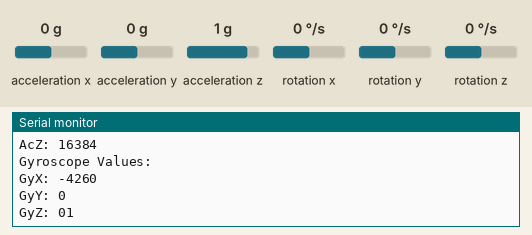
Bench run of a sketch on a simulated ESP32. Shown: the last lines printed to the serial monitor. Wiring (inferred from the names in the program): MPU-6050 motion sensor at I2C address 0x68. Inputs (shaded band) come from the test bench; at power-on: acceleration x 0 g, acceleration y 0 g, acceleration z 1 g, rotation x 0 °/s, rotation y 0 °/s, rotation z 0 °/s. WiFi joins after 1.5 s; servers stay silent unless stated.

Above: at 2.7 s.
2.8 s: acceleration x set to -1.4 g
At 4.1 s:
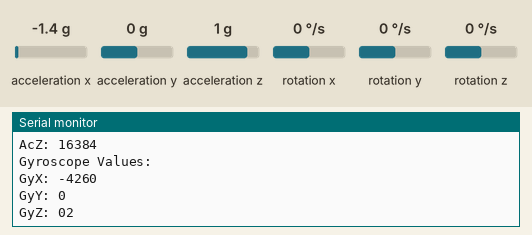
4.3 s: acceleration y set to -1.4 g
At 5.1 s:
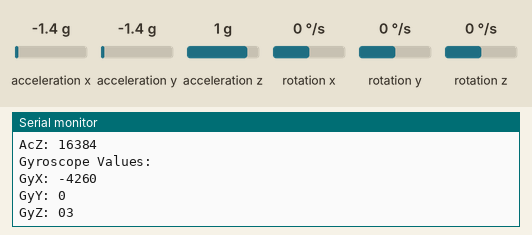
5.8 s: acceleration z set to -1.4 g
At 7.0 s:
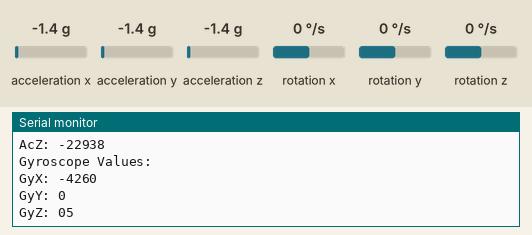
7.3 s: rotation x set to -192 °/s
At 7.9 s:
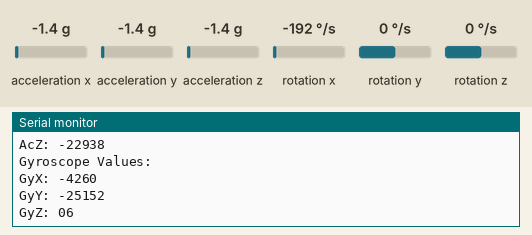
8.8 s: rotation y set to -192 °/s
At 10.4 s:
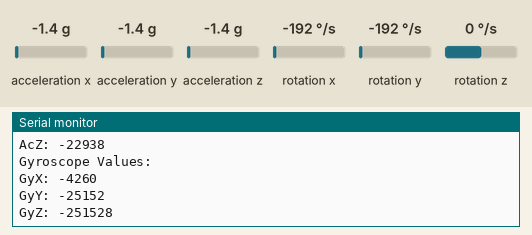
Timing chart, 0 to 11.3 s (numbered marks = the images above; inputs shaded):
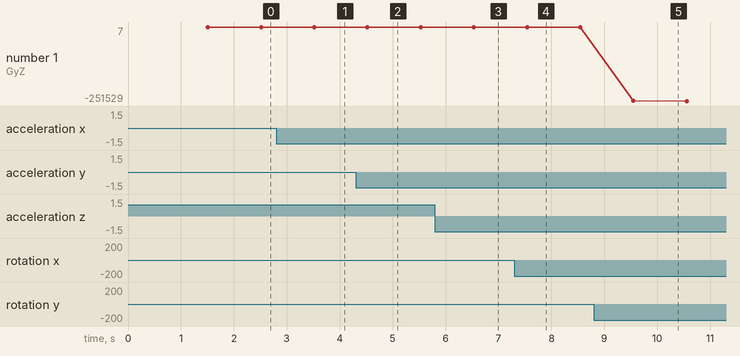

The sketch:

Bachelor_Arduino.ino
```cpp
#include <Wire.h>
#include <WiFi.h>


const int MPU_addr=0x68;  // I2C address of the MPU-6050
int16_t AcX,AcY,AcZ,Tmp,GyX,GyY,GyZ;
// WiFi network info.
const char *ssid =  "Kerolos";     // Enter your WiFi Name
const char *pass =  "00000000"; // Enter your WiFi Password

unsigned long Channel_ID = 1747734; // Your Channel ID
const char * myWriteAPIKey = "68DQCGW28ERVOII6"; //Your write API key


int AcX1[128];
int AcY1[128];
int AcZ1[128];
int GyX1[128];
int GyY1[128];
int GyZ1[128];
int i=0;


WiFiServer server(80);
void setup(){
 Serial.begin(115200);
 Wire.begin();
 Wire.beginTransmission(MPU_addr);
 Wire.write(0x6B);  // PWR_MGMT_1 register
 Wire.write(0);     // set to zero (wakes up the MPU-6050)
 Wire.endTransmission(true);
 Serial.println("Wrote to IMU");
  Serial.println("Connecting to ");
  Serial.println(ssid);
  WiFi.begin(ssid, pass);
  while (WiFi.status() != WL_CONNECTED)
  {
    delay(500);
    Serial.print(".");              // print ... till not connected
  }
  Serial.println("");
  Serial.println("WiFi connected");
  Serial.println("IP address is : ");

  Serial.println(WiFi.localIP());
  server.begin();
  Serial.println("Server started");
}
void loop(){
mpu_read();
WiFiClient client = server.available();
 if (client)
  {
    Serial.println("new client");
    String currentLine = "";                   //Storing the incoming data in the string
    while (client.connected())
    {
      if (client.available())                  //if there is some client data available
      {
        char c = client.read();                // read a byte
          if (c == '\n')                       // check for newline character,
          {
          if (currentLine.length() == 0)      //if line is blank it means its the end of the client HTTP request
          {
            client.print("<html><title> ESP32 WebServer</title>");
            client.print("<body bgcolor=\"#E6E6FA\"><h1 style=\"text-align: center; color: blue\"> ESP32 WebServer </h1>");
            client.print("<p style=\"text-align: left; color: red; font-size:150% \">Accelerometer Values: ");
            client.print("<p style=\"text-align: left; font-size:150% \">AcX: ");
            client.print(AcX);
            client.print("<br/>AcY: ");
            client.print(AcY);
            client.print("<br/>AcZ: ");
            client.print(AcZ);
            client.print("<p style=\"text-align: left; color: red; font-size:150% \">Gyroscope Values: ");
            client.print("<p style=\"text-align: left; font-size:150% \">GyX: ");
            client.print(GyX);
            client.print("<br/>GyY: ");
            client.print(GyY);
            client.print("<br/>GyZ: ");
            client.print(GyZ);
            client.print("</p></body></html>");


            break;  // break out of the while loop:

          }
           else
          {    // if you got a newline, then clear currentLine:
            currentLine = "";
          }
         }
         else if (c != '\r')
         {  // if you got anything else but a carriage return character,
          currentLine += c;       // add it to the end of the currentLine
         }
        }

      }
  }

}
void mpu_read(){
 if (i < 128){

 Wire.beginTransmission(MPU_addr);
 Wire.write(0x3B);  // starting with register 0x3B (ACCEL_XOUT_H)
 Wire.endTransmission(false);
 Wire.requestFrom(MPU_addr,14,true);  // request a total of 14 registers
 AcX=Wire.read()<<8|Wire.read();  // 0x3B (ACCEL_XOUT_H) & 0x3C (ACCEL_XOUT_L)
 AcX1[i]=AcX;
 AcY=Wire.read()<<8|Wire.read();  // 0x3D (ACCEL_YOUT_H) & 0x3E (ACCEL_YOUT_L)
 AcY1[i]=AcY;
 AcZ=Wire.read()<<8|Wire.read();  // 0x3F (ACCEL_ZOUT_H) & 0x40 (ACCEL_ZOUT_L)
 AcZ1[i]=AcZ;
 //Tmp=Wire.read()<<8|Wire.read();  // 0x41 (TEMP_OUT_H) & 0x42 (TEMP_OUT_L)
 GyX=Wire.read()<<8|Wire.read();  // 0x43 (GYRO_XOUT_H) & 0x44 (GYRO_XOUT_L)
 GyX1[i]=GyX;
 GyY=Wire.read()<<8|Wire.read();  // 0x45 (GYRO_YOUT_H) & 0x46 (GYRO_YOUT_L)
 GyY1[i]=GyY;
 GyZ=Wire.read()<<8|Wire.read();  // 0x47 (GYRO_ZOUT_H) & 0x48 (GYRO_ZOUT_L)
 GyZ1[i]=GyZ;
 Serial.print("Accelerometer Values: \n");
 Serial.print("AcX: "); Serial.print(AcX); Serial.print("\nAcY: "); Serial.print(AcY); Serial.print("\nAcZ: "); Serial.print(AcZ);
 //Serial.print("\nTemperature: " );  Serial.print(Tmp);


 Serial.print("\nGyroscope Values: \n");
 Serial.print("GyX: "); Serial.print(GyX); Serial.print("\nGyY: "); Serial.print(GyY); Serial.print("\nGyZ: "); Serial.print(GyZ);Serial.print(i);
 Serial.print("\n");

 i++;

 delay(1000);
 }


}
```

Measured:
- after the input at 2.8 s, the serial monitor: prints a new line after 0.72 s (image 1)
- after the input at 4.3 s, the serial monitor: prints a new line after 0.22 s (image 2)
- after the input at 5.8 s, the serial monitor: prints a new line after 0.73 s (image 3)
- after the input at 7.3 s, the serial monitor: prints a new line after 0.24 s (image 4)
- after the input at 8.8 s, the serial monitor: prints a new line after 0.75 s (image 5)
- plotted number 1: 7 → -251529 after the input at 8.8 s
